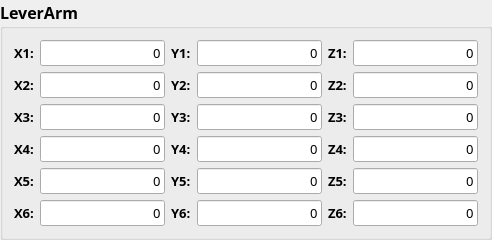
        <widget class="QGroupBox" name="groupBox_4">
         <property name="font">
          <font>
           <family>微软雅黑</family>
           <pointsize>12</pointsize>
           <weight>75</weight>
           <bold>true</bold>
          </font>
         </property>
         <property name="title">
          <string>LeverArm</string>
         </property>
         <layout class="QGridLayout" name="gridLayout_5">
          <item row="0" column="3">
           <widget class="QLineEdit" name="lineEdit_Y1">
            <property name="font">
             <font>
              <pointsize>10</pointsize>
              <weight>50</weight>
              <bold>false</bold>
             </font>
            </property>
            <property name="text">
             <string>0</string>
            </property>
            <property name="alignment">
             <set>Qt::AlignRight|Qt::AlignTrailing|Qt::AlignVCenter</set>
            </property>
           </widget>
          </item>
          <item row="3" column="2">
           <widget class="QLabel" name="label_51">
            <property name="font">
             <font>
              <family>微软雅黑</family>
              <pointsize>10</pointsize>
              <weight>75</weight>
              <bold>true</bold>
             </font>
            </property>
            <property name="text">
             <string>Y4:</string>
            </property>
           </widget>
          </item>
          <item row="1" column="3">
           <widget class="QLineEdit" name="lineEdit_Y2">
            <property name="font">
             <font>
              <pointsize>10</pointsize>
              <weight>50</weight>
              <bold>false</bold>
             </font>
            </property>
            <property name="text">
             <string>0</string>
            </property>
            <property name="alignment">
             <set>Qt::AlignRight|Qt::AlignTrailing|Qt::AlignVCenter</set>
            </property>
           </widget>
          </item>
          <item row="3" column="4">
           <widget class="QLabel" name="label_52">
            <property name="font">
             <font>
              <family>微软雅黑</family>
              <pointsize>10</pointsize>
              <weight>75</weight>
              <bold>true</bold>
             </font>
            </property>
            <property name="text">
             <string>Z4:</string>
            </property>
           </widget>
          </item>
          <item row="1" column="1">
           <widget class="QLineEdit" name="lineEdit_X2">
            <property name="font">
             <font>
              <pointsize>10</pointsize>
              <weight>50</weight>
              <bold>false</bold>
             </font>
            </property>
            <property name="text">
             <string>0</string>
            </property>
            <property name="alignment">
             <set>Qt::AlignRight|Qt::AlignTrailing|Qt::AlignVCenter</set>
            </property>
           </widget>
          </item>
          <item row="2" column="4">
           <widget class="QLabel" name="label_49">
            <property name="font">
             <font>
              <family>微软雅黑</family>
              <pointsize>10</pointsize>
              <weight>75</weight>
              <bold>true</bold>
             </font>
            </property>
            <property name="text">
             <string>Z3:</string>
            </property>
           </widget>
          </item>
          <item row="3" column="3">
           <widget class="QLineEdit" name="lineEdit_Y4">
            <property name="font">
             <font>
              <pointsize>10</pointsize>
              <weight>50</weight>
              <bold>false</bold>
             </font>
            </property>
            <property name="text">
             <string>0</string>
            </property>
            <property name="alignment">
             <set>Qt::AlignRight|Qt::AlignTrailing|Qt::AlignVCenter</set>
            </property>
           </widget>
          </item>
          <item row="2" column="2">
           <widget class="QLabel" name="label_48">
            <property name="font">
             <font>
              <family>微软雅黑</family>
              <pointsize>10</pointsize>
              <weight>75</weight>
              <bold>true</bold>
             </font>
            </property>
            <property name="text">
             <string>Y3:</string>
            </property>
           </widget>
          </item>
          <item row="2" column="1">
           <widget class="QLineEdit" name="lineEdit_X3">
            <property name="font">
             <font>
              <pointsize>10</pointsize>
              <weight>50</weight>
              <bold>false</bold>
             </font>
            </property>
            <property name="text">
             <string>0</string>
            </property>
            <property name="alignment">
             <set>Qt::AlignRight|Qt::AlignTrailing|Qt::AlignVCenter</set>
            </property>
           </widget>
          </item>
          <item row="4" column="4">
           <widget class="QLabel" name="label_55">
            <property name="font">
             <font>
              <family>微软雅黑</family>
              <pointsize>10</pointsize>
              <weight>75</weight>
              <bold>true</bold>
             </font>
            </property>
            <property name="text">
             <string>Z5:</string>
            </property>
           </widget>
          </item>
          <item row="5" column="0">
           <widget class="QLabel" name="label_56">
            <property name="font">
             <font>
              <family>微软雅黑</family>
              <pointsize>10</pointsize>
              <weight>75</weight>
              <bold>true</bold>
             </font>
            </property>
            <property name="text">
             <string>X6:</string>
            </property>
           </widget>
          </item>
          <item row="1" column="0">
           <widget class="QLabel" name="label_44">
            <property name="font">
             <font>
              <family>微软雅黑</family>
              <pointsize>10</pointsize>
              <weight>75</weight>
              <bold>true</bold>
             </font>
            </property>
            <property name="text">
             <string>X2:</string>
            </property>
           </widget>
          </item>
          <item row="5" column="4">
           <widget class="QLabel" name="label_58">
            <property name="font">
             <font>
              <family>微软雅黑</family>
              <pointsize>10</pointsize>
              <weight>75</weight>
              <bold>true</bold>
             </font>
            </property>
            <property name="text">
             <string>Z6:</string>
            </property>
           </widget>
          </item>
          <item row="0" column="0">
           <widget class="QLabel" name="label_41">
            <property name="font">
             <font>
              <family>微软雅黑</family>
              <pointsize>10</pointsize>
              <weight>75</weight>
              <bold>true</bold>
             </font>
            </property>
            <property name="text">
             <string>X1:</string>
            </property>
           </widget>
          </item>
          <item row="0" column="1">
           <widget class="QLineEdit" name="lineEdit_X1">
            <property name="font">
             <font>
              <pointsize>10</pointsize>
              <weight>50</weight>
              <bold>false</bold>
             </font>
            </property>
            <property name="text">
             <string>0</string>
            </property>
            <property name="alignment">
             <set>Qt::AlignRight|Qt::AlignTrailing|Qt::AlignVCenter</set>
            </property>
           </widget>
          </item>
          <item row="2" column="0">
           <widget class="QLabel" name="label_47">
            <property name="font">
             <font>
              <family>微软雅黑</family>
              <pointsize>10</pointsize>
              <weight>75</weight>
              <bold>true</bold>
             </font>
            </property>
            <property name="text">
             <string>X3:</string>
            </property>
           </widget>
          </item>
          <item row="5" column="3">
           <widget class="QLineEdit" name="lineEdit_Y6">
            <property name="font">
             <font>
              <pointsize>10</pointsize>
              <weight>50</weight>
              <bold>false</bold>
             </font>
            </property>
            <property name="text">
             <string>0</string>
            </property>
            <property name="alignment">
             <set>Qt::AlignRight|Qt::AlignTrailing|Qt::AlignVCenter</set>
            </property>
           </widget>
          </item>
          <item row="0" column="2">
           <widget class="QLabel" name="label_42">
            <property name="font">
             <font>
              <family>微软雅黑</family>
              <pointsize>10</pointsize>
              <weight>75</weight>
              <bold>true</bold>
             </font>
            </property>
            <property name="text">
             <string>Y1:</string>
            </property>
           </widget>
          </item>
          <item row="5" column="2">
           <widget class="QLabel" name="label_57">
            <property name="font">
             <font>
              <family>微软雅黑</family>
              <pointsize>10</pointsize>
              <weight>75</weight>
              <bold>true</bold>
             </font>
            </property>
            <property name="text">
             <string>Y6:</string>
            </property>
           </widget>
          </item>
          <item row="4" column="1">
           <widget class="QLineEdit" name="lineEdit_X5">
            <property name="font">
             <font>
              <pointsize>10</pointsize>
              <weight>50</weight>
              <bold>false</bold>
             </font>
            </property>
            <property name="text">
             <string>0</string>
            </property>
            <property name="alignment">
             <set>Qt::AlignRight|Qt::AlignTrailing|Qt::AlignVCenter</set>
            </property>
           </widget>
          </item>
          <item row="5" column="5">
           <widget class="QLineEdit" name="lineEdit_Z6">
            <property name="font">
             <font>
              <pointsize>10</pointsize>
              <weight>50</weight>
              <bold>false</bold>
             </font>
            </property>
            <property name="text">
             <string>0</string>
            </property>
            <property name="alignment">
             <set>Qt::AlignRight|Qt::AlignTrailing|Qt::AlignVCenter</set>
            </property>
           </widget>
          </item>
          <item row="1" column="5">
           <widget class="QLineEdit" name="lineEdit_Z2">
            <property name="font">
             <font>
              <pointsize>10</pointsize>
              <weight>50</weight>
              <bold>false</bold>
             </font>
            </property>
            <property name="text">
             <string>0</string>
            </property>
            <property name="alignment">
             <set>Qt::AlignRight|Qt::AlignTrailing|Qt::AlignVCenter</set>
            </property>
           </widget>
          </item>
          <item row="1" column="2">
           <widget class="QLabel" name="label_45">
            <property name="font">
             <font>
              <family>微软雅黑</family>
              <pointsize>10</pointsize>
              <weight>75</weight>
              <bold>true</bold>
             </font>
            </property>
            <property name="text">
             <string>Y2:</string>
            </property>
           </widget>
          </item>
          <item row="4" column="0">
           <widget class="QLabel" name="label_53">
            <property name="font">
             <font>
              <family>微软雅黑</family>
              <pointsize>10</pointsize>
              <weight>75</weight>
              <bold>true</bold>
             </font>
            </property>
            <property name="text">
             <string>X5:</string>
            </property>
           </widget>
          </item>
          <item row="3" column="1">
           <widget class="QLineEdit" name="lineEdit_X4">
            <property name="font">
             <font>
              <pointsize>10</pointsize>
              <weight>50</weight>
              <bold>false</bold>
             </font>
            </property>
            <property name="text">
             <string>0</string>
            </property>
            <property name="alignment">
             <set>Qt::AlignRight|Qt::AlignTrailing|Qt::AlignVCenter</set>
            </property>
           </widget>
          </item>
          <item row="1" column="4">
           <widget class="QLabel" name="label_46">
            <property name="font">
             <font>
              <family>微软雅黑</family>
              <pointsize>10</pointsize>
              <weight>75</weight>
              <bold>true</bold>
             </font>
            </property>
            <property name="text">
             <string>Z2:</string>
            </property>
           </widget>
          </item>
          <item row="5" column="1">
           <widget class="QLineEdit" name="lineEdit_X6">
            <property name="font">
             <font>
              <pointsize>10</pointsize>
              <weight>50</weight>
              <bold>false</bold>
             </font>
            </property>
            <property name="text">
             <string>0</string>
            </property>
            <property name="alignment">
             <set>Qt::AlignRight|Qt::AlignTrailing|Qt::AlignVCenter</set>
            </property>
           </widget>
          </item>
          <item row="3" column="0">
           <widget class="QLabel" name="label_50">
            <property name="font">
             <font>
              <family>微软雅黑</family>
              <pointsize>10</pointsize>
              <weight>75</weight>
              <bold>true</bold>
             </font>
            </property>
            <property name="text">
             <string>X4:</string>
            </property>
           </widget>
          </item>
          <item row="3" column="5">
           <widget class="QLineEdit" name="lineEdit_Z4">
            <property name="font">
             <font>
              <pointsize>10</pointsize>
              <weight>50</weight>
              <bold>false</bold>
             </font>
            </property>
            <property name="text">
             <string>0</string>
            </property>
            <property name="alignment">
             <set>Qt::AlignRight|Qt::AlignTrailing|Qt::AlignVCenter</set>
            </property>
           </widget>
          </item>
          <item row="2" column="5">
           <widget class="QLineEdit" name="lineEdit_Z3">
            <property name="font">
             <font>
              <pointsize>10</pointsize>
              <weight>50</weight>
              <bold>false</bold>
             </font>
            </property>
            <property name="text">
             <string>0</string>
            </property>
            <property name="alignment">
             <set>Qt::AlignRight|Qt::AlignTrailing|Qt::AlignVCenter</set>
            </property>
           </widget>
          </item>
          <item row="0" column="5">
           <widget class="QLineEdit" name="lineEdit_Z1">
            <property name="font">
             <font>
              <pointsize>10</pointsize>
              <weight>50</weight>
              <bold>false</bold>
             </font>
            </property>
            <property name="text">
             <string>0</string>
            </property>
            <property name="alignment">
             <set>Qt::AlignRight|Qt::AlignTrailing|Qt::AlignVCenter</set>
            </property>
           </widget>
          </item>
          <item row="2" column="3">
           <widget class="QLineEdit" name="lineEdit_Y3">
            <property name="font">
             <font>
              <pointsize>10</pointsize>
              <weight>50</weight>
              <bold>false</bold>
             </font>
            </property>
            <property name="text">
             <string>0</string>
            </property>
            <property name="alignment">
             <set>Qt::AlignRight|Qt::AlignTrailing|Qt::AlignVCenter</set>
            </property>
           </widget>
          </item>
          <item row="4" column="2">
           <widget class="QLabel" name="label_54">
            <property name="font">
             <font>
              <family>微软雅黑</family>
              <pointsize>10</pointsize>
              <weight>75</weight>
              <bold>true</bold>
             </font>
            </property>
            <property name="text">
             <string>Y5:</string>
            </property>
           </widget>
          </item>
          <item row="4" column="5">
           <widget class="QLineEdit" name="lineEdit_Z5">
            <property name="font">
             <font>
              <pointsize>10</pointsize>
              <weight>50</weight>
              <bold>false</bold>
             </font>
            </property>
            <property name="text">
             <string>0</string>
            </property>
            <property name="alignment">
             <set>Qt::AlignRight|Qt::AlignTrailing|Qt::AlignVCenter</set>
            </property>
           </widget>
          </item>
          <item row="4" column="3">
           <widget class="QLineEdit" name="lineEdit_Y5">
            <property name="font">
             <font>
              <pointsize>10</pointsize>
              <weight>50</weight>
              <bold>false</bold>
             </font>
            </property>
            <property name="text">
             <string>0</string>
            </property>
            <property name="alignment">
             <set>Qt::AlignRight|Qt::AlignTrailing|Qt::AlignVCenter</set>
            </property>
           </widget>
          </item>
          <item row="0" column="4">
           <widget class="QLabel" name="label_43">
            <property name="font">
             <font>
              <family>微软雅黑</family>
              <pointsize>10</pointsize>
              <weight>75</weight>
              <bold>true</bold>
             </font>
            </property>
            <property name="text">
             <string>Z1:</string>
            </property>
           </widget>
          </item>
         </layout>
        </widget>
